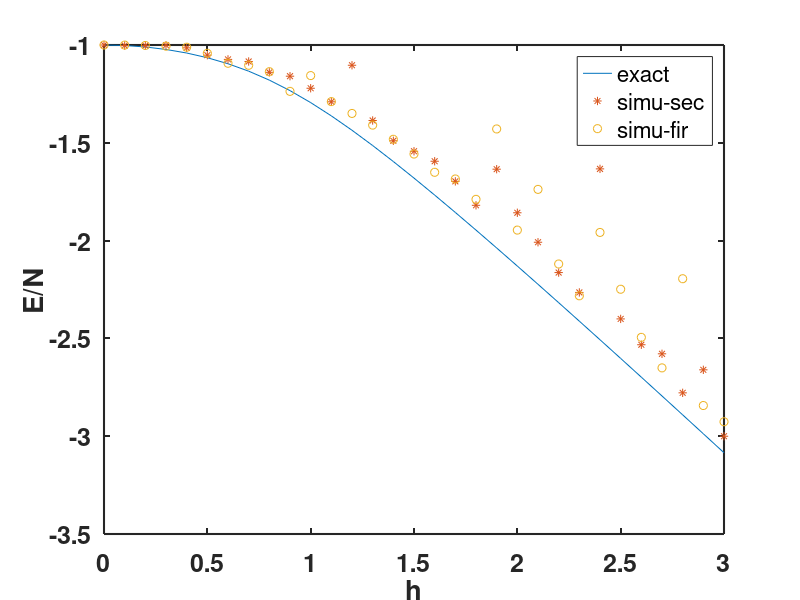

MATLAB code to generate this figure:
% Input number N
N = input('Number N: ');
    
% Creating operators
I = [1, 0; 0, 1];
Sz = [1, 0; 0, -1];
Sx = [0, 1; 1, 0];

% Getting Hamiltonian 
H1 = zeros(2^N);
H2 = zeros(2^N);
%H1
for i = 1:N
    if i == 1 || i == N
        temp = Sz;
    else
        temp = I;
    end
    for j = 2:N
        if j == i || j == i+1
            temp = kron(temp, Sz);
        else
            temp = kron(temp, I);
        end
    end
    H1 = H1 + temp;
end
%H2
for i = 1:N
    if i == 1
        temp = Sx;
    else
        temp = I;
    end
    for j = 2:N
        if j == i
            temp = kron(temp, Sx);
        else
            temp = kron(temp, I);
        end
    end
    H2 = H2 + temp;
end

% Diagonalization & Finding ground state
% H = -H1 - h*H2
E = zeros(1, 31);
for i = 1:31
    h = (i-1)/10;
    H = -H1 - h*H2;
    E(i) = min(eig(H))/N;
end

% Eigenvector (Ground state)
h = 3;
[V, D] = eig(H);
V1 = V(:, 1);

E_simu_sec_I_C = [-0.763702392578125, -0.7649673461914063, -0.7757873535156249, -0.82066650390625, -0.7727577209472656, -0.80859375, -0.8104957580566408, -0.8499868392944336, -0.8948425292968749, -0.8921833038330078, -0.9359016418457031, -1.0613395690917968, -1.137931251525879, -1.0572368621826171, -1.2010517120361328, -1.2705802917480469, -1.3761157989501953, -1.4619524002075195, -1.5469919204711915, -1.6495838165283203, -1.6813087463378906, -1.835929870605469, -1.5272294998168945, -1.290570068359375, -1.1045989990234375, -2.111708641052246, -1.786845397949219, -1.5214042663574219, -2.4206371307373047,-2.538253784179688, -1.5617341995239258];
E_simu_sec_I_C_thetafix_0 = [-1.0, -1.0016601562499998, -1.00400390625, -1.0026367187499998, -1.028125, -1.0370292663574219, -1.0475250244140626, -1.1349924087524415, -1.166485595703125, -1.2130962371826173, -1.2296142578125, -1.2993011474609375, -1.3879863739013674, -1.3178932189941406, -1.447471809387207, -1.5612916946411133, -1.6091714859008792, -1.7082550048828125,-1.7879161834716795, -1.206640625, -1.8459224700927734, -1.934233856201172, -2.0687379837036133, -2.276765632629395, -2.400724792480469, -2.50022029876709, -2.3827270507812504, -2.5145542144775392, -2.6114498138427735, -2.7453466415405274, -2.7684459686279297];
E_simu_sec_I_C_thetafix_02 = [-1.0, -1.0005859375, -1.00302734375, -1.0058593750000002, -1.008984375, -1.04949951171875, -1.058554458618164, -1.111250114440918, -1.1674308776855469, -1.1415847778320314, -1.1947212219238281, -1.3139801025390625, -1.379344367980957, -1.4527891159057618, -1.500839996337891, -1.5117607116699219, -1.6076362609863282, -1.7236829757690433, -1.8025135040283202, -1.8355745315551757, -1.9591922760009766, -1.7670494079589845, -2.166059494018555, -2.293766021728516, -2.223362731933594, -2.3543148040771484, -2.501447677612305, -2.664253807067871, -2.703738021850586, -2.8367544174194337, -2.8279571533203125];
E_simu_sec_I_C_thetafix0_phifix0 = [-1.0, -1.0027832031249997, -1.0032226562500002, -1.0014648437499998, -1.014453125, -1.0519704818725586, -1.0735235214233398, -1.0842784881591796, -1.1396820068359377, -1.1594743728637695, -1.221099853515625, -1.2904012680053711, -1.1035156249999998, -1.3859607696533205, -1.4896224975585939, -1.543147087097168, -1.5942871093750002, -1.6971483230590823, -1.8195096969604494, -1.6349063873291017, -1.8577327728271484, -2.008390426635742, -2.163435745239258, -2.2649854660034183, -1.6333110809326175, -2.400360107421875, -2.532398223876953, -2.578763961791992, -2.7783157348632814, -2.660643577575684, -3.0001487731933594];

E_simu_fir_I_C = [-1.0, -1.0003906249999999, -1.0023437499999999, -1.006005859375, -1.0113281250000001, -1.0423402786254883, -1.0933965682983398, -1.103759765625, -1.1364044189453124, -1.2370712280273437, -1.1563749313354492, -1.2894187927246095, -1.3498760223388673, -1.409562873840332, -1.4820428848266602, -1.557509422302246, -1.6508068084716796, -1.6849731445312501, -1.7890750885009767, -1.42921142578125, -1.9462518692016602, -1.7381683349609376, -2.1195911407470702, -2.2821434020996096, -1.9582288742065435, -2.248659133911133, -2.4946771621704102, -2.650674057006836, -2.1948669433593753, -2.8431663513183594, -2.92611026763916];

Erroravgsec = 0.0;
Erroravgfir = 0.0;


for i = 1:31
    Erroravgsec = Erroravgsec + (E_simu_sec_I_C_thetafix_02(i) - E(1, i))/ E(1, i);
    Erroravgfir = Erroravgfir + (E_simu_fir_I_C(i) - E(1, i))/ E(1, i);
end

Erroravgsec = Erroravgsec/31;
Erroravgfir = Erroravgfir/31;

%Plot 
index = 1:31;
figure;
plot ( (index-1)/10, E);
hold on;
plot ( (index-1)/10, E_simu_sec_I_C_thetafix0_phifix0, '*');
hold on;
plot ( (index-1)/10, E_simu_fir_I_C, 'o');
legend( 'exact', 'simu-sec', 'simu-fir');
xlabel('h');
ylabel('E/N');
set(gca,'FontSize', 18, 'FontWeight', 'bold', 'LineWidth', 1.5);



%figure;
%plot(V1);